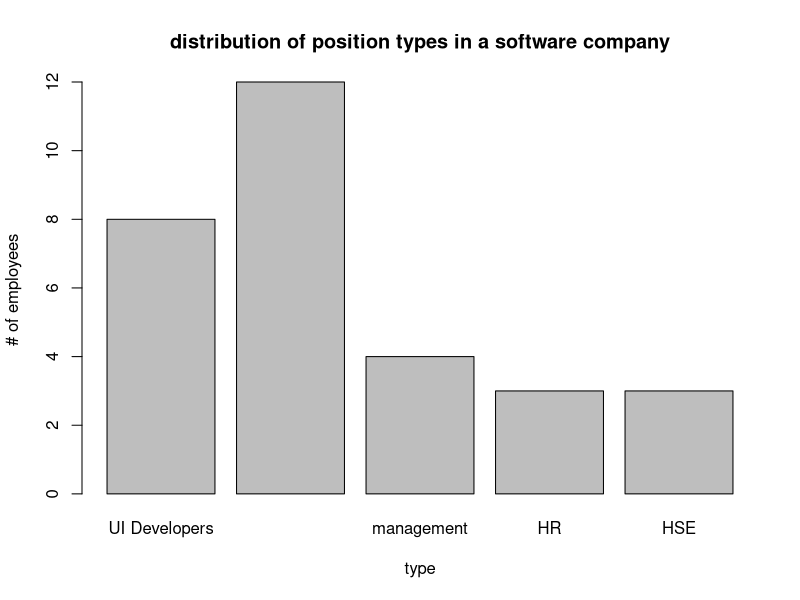
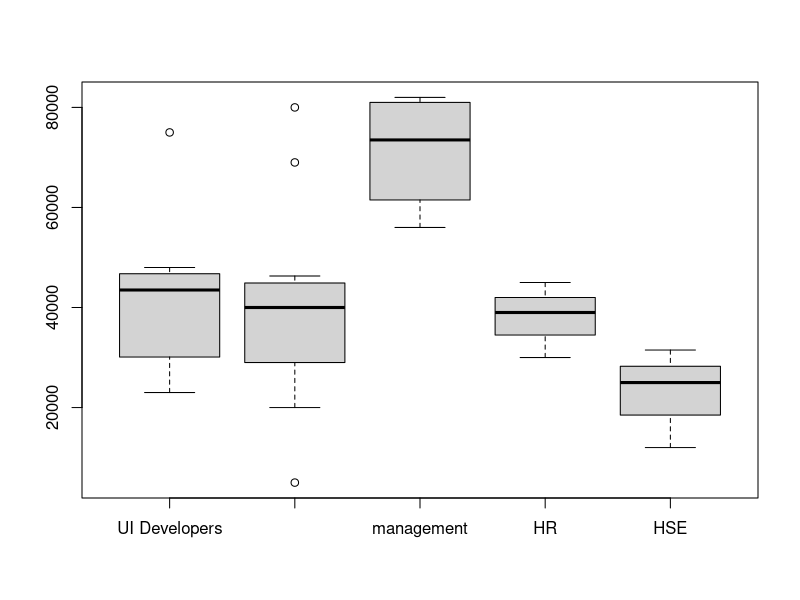
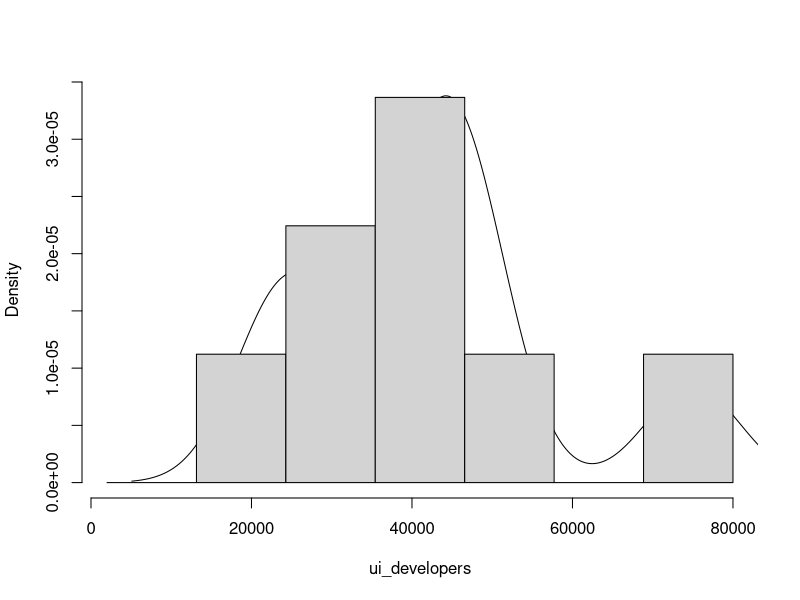
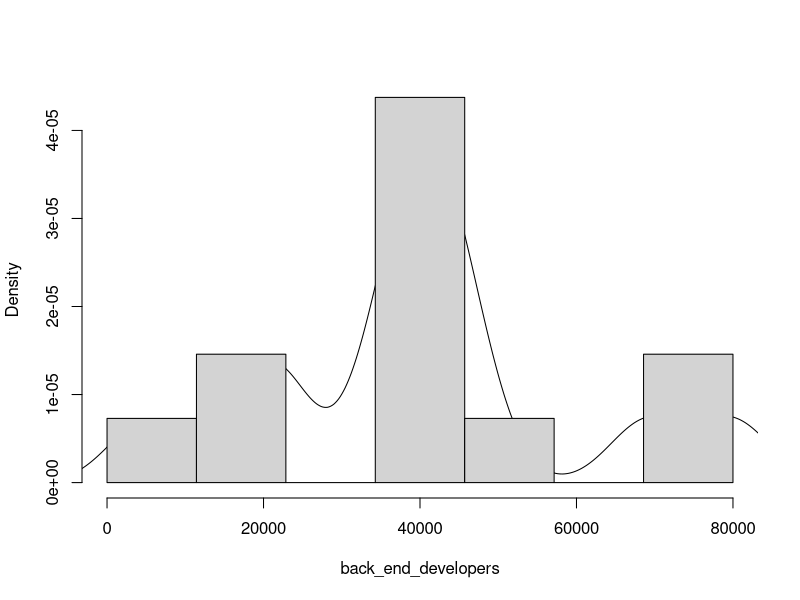
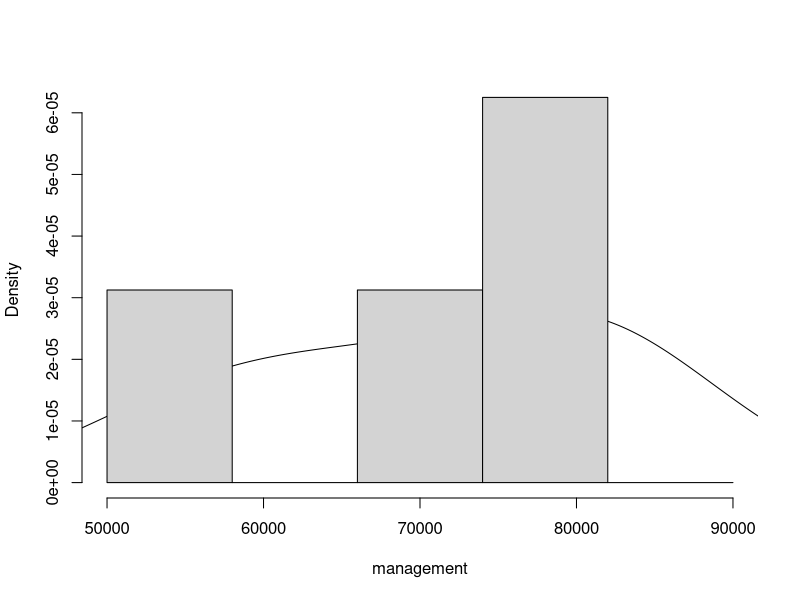
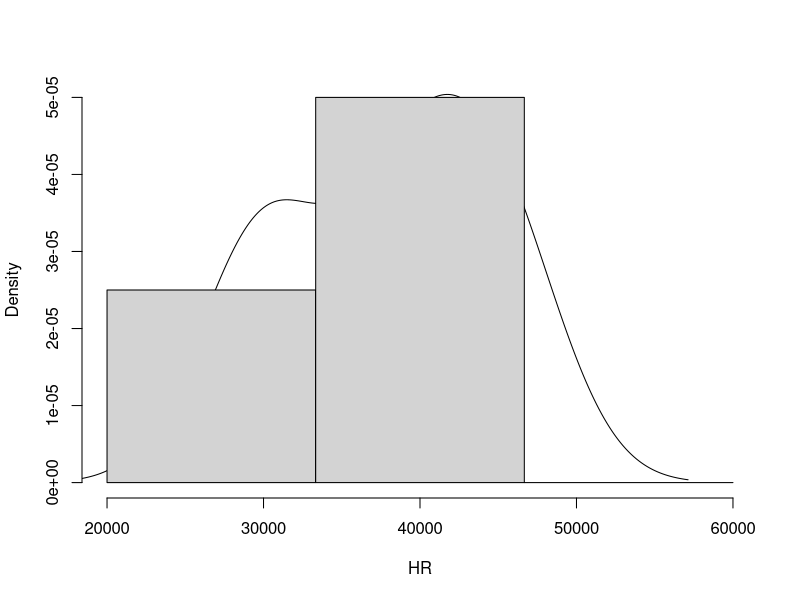
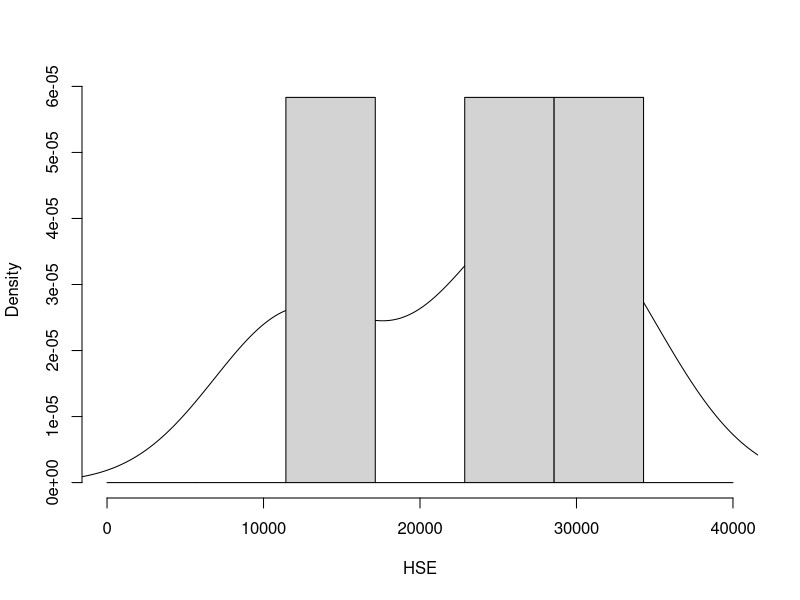
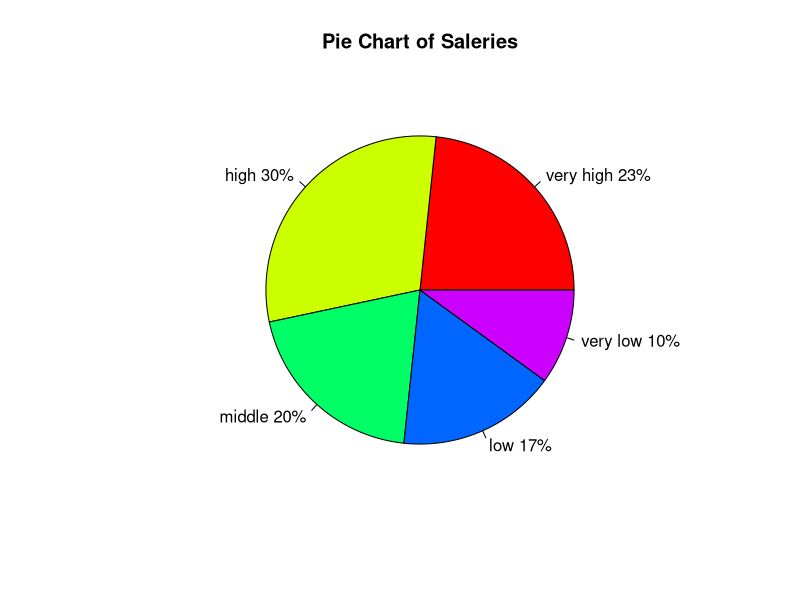

R code for these plots, in order:
## install.packages('hexbin', dependencies=TRUE, repos='http://cran.rstudio.com/')
################### a)
positions_type <- c("UI Developers", "Backend Developers", "management", "HR",
                   "HSE")
population <- c(8, 12, 4, 3, 3)

################### b) bar plot
barplot(population, names.arg=positions_type ,xlab="type",ylab="# of employees",
        main="distribution of position types in a software company")

################### c) box plots
ui_developers <- c(75000, 25000, 48000, 42000, 35200, 45000, 23000, 45500)
back_end_developers <- c(20000, 80000, 36000, 46300, 41000, 43000, 22000, 37000,
                        39000, 43500, 69000, 5000)
management <- c(80000, 67000, 56000, 82000)
HR <- c(45000, 39000, 30000)
HSE <- c(12000, 25000, 31500)
boxplot(ui_developers, back_end_developers, management, HR, HSE, names = positions_type)

################### quantile and outliers
find_iqr <- function(data) {
    return(quantile(data, 3/4) - quantile(data, 1/4))
}

find_outliers <- function(data) {
  upper_whisker <- min(max(data), quantile(data, 3/4) + 1.5 * find_iqr(data))
  lower_whisker <- max(min(data), quantile(data, 1/4) - 1.5 * find_iqr(data))
  return(data[data < lower_whisker | data > upper_whisker])
}

quantile(ui_developers)
find_iqr(ui_developers)
find_outliers(ui_developers)

quantile(back_end_developers)
find_iqr(back_end_developers)
find_outliers(back_end_developers)

quantile(management)
find_iqr(management)
find_outliers(management)

quantile(HR)
find_iqr(HR)
find_outliers(HR)

quantile(HSE)
find_iqr(HSE)
find_outliers(HSE)

################### e) Histogram
hist(ui_developers, breaks=seq(2000,80000,l=8), prob=TRUE, main = lines(density(ui_developers)))
hist(back_end_developers, breaks=seq(0,80000,l=8), prob=TRUE, main = lines(density(back_end_developers)))
hist(management, breaks=seq(50000,90000,l=6), prob=TRUE, main = lines(density(management)))
hist(HR, breaks=seq(20000,60000,l=4), prob=TRUE, main = lines(density(HR)))
hist(HSE, breaks=seq(0,40000,l=8), prob=TRUE, main = lines(density(HSE)))

################### f) Pie Chart
very_high = length(c(back_end_developers[ back_end_developers > 50000],
                     ui_developers[ ui_developers > 50000],
                     management[ management > 50000],
                     HR[ HR > 50000],
                     HSE[ HSE > 50000]))

high = length(c(back_end_developers[ back_end_developers > 40000 &  back_end_developers <= 50000],
                ui_developers[ ui_developers > 40000 &  ui_developers <= 50000],
                management[ management > 40000 & management <= 50000],
                HR[ HR > 40000 & HR <= 50000],
                HSE[ HSE > 40000 & HSE <= 50000]))

middle = length(c(back_end_developers[ back_end_developers > 30000 &  back_end_developers <= 40000],
                ui_developers[ ui_developers > 30000 &  ui_developers <= 40000],
                management[ management > 30000 & management <= 40000],
                HR[ HR > 30000 & HR <= 40000],
                HSE[ HSE > 30000 & HSE <= 40000]))

low = length(c(back_end_developers[ back_end_developers > 20000 &  back_end_developers <= 30000],
                  ui_developers[ ui_developers > 20000 &  ui_developers <= 30000],
                  management[ management > 20000 & management <= 30000],
                  HR[ HR > 20000 & HR <= 30000],
                  HSE[ HSE > 20000 & HSE <= 30000]))

very_low = length(c(back_end_developers[ back_end_developers <= 20000],
                     ui_developers[ ui_developers <= 20000],
                     management[ management <= 20000],
                     HR[ HR <= 20000],
                     HSE[ HSE <= 20000]))

salary_count = c(very_high, high, middle, low, very_low)
salary_type = c("very high", "high", "middle", "low", "very low")
pct <- round(salary_count/sum(salary_count)*100)
lbls <- paste(salary_type, pct) # add percents to labels
lbls <- paste(lbls,"%",sep="") # ad % to labels
pie(salary_count,labels = lbls, col=rainbow(length(salary_type)),
    main="Pie Chart of Saleries") 

################### g) mean, median, variance, standard deviation of back-end developers
mean(back_end_developers)
median(back_end_developers)
var(back_end_developers)
sd(back_end_developers)
